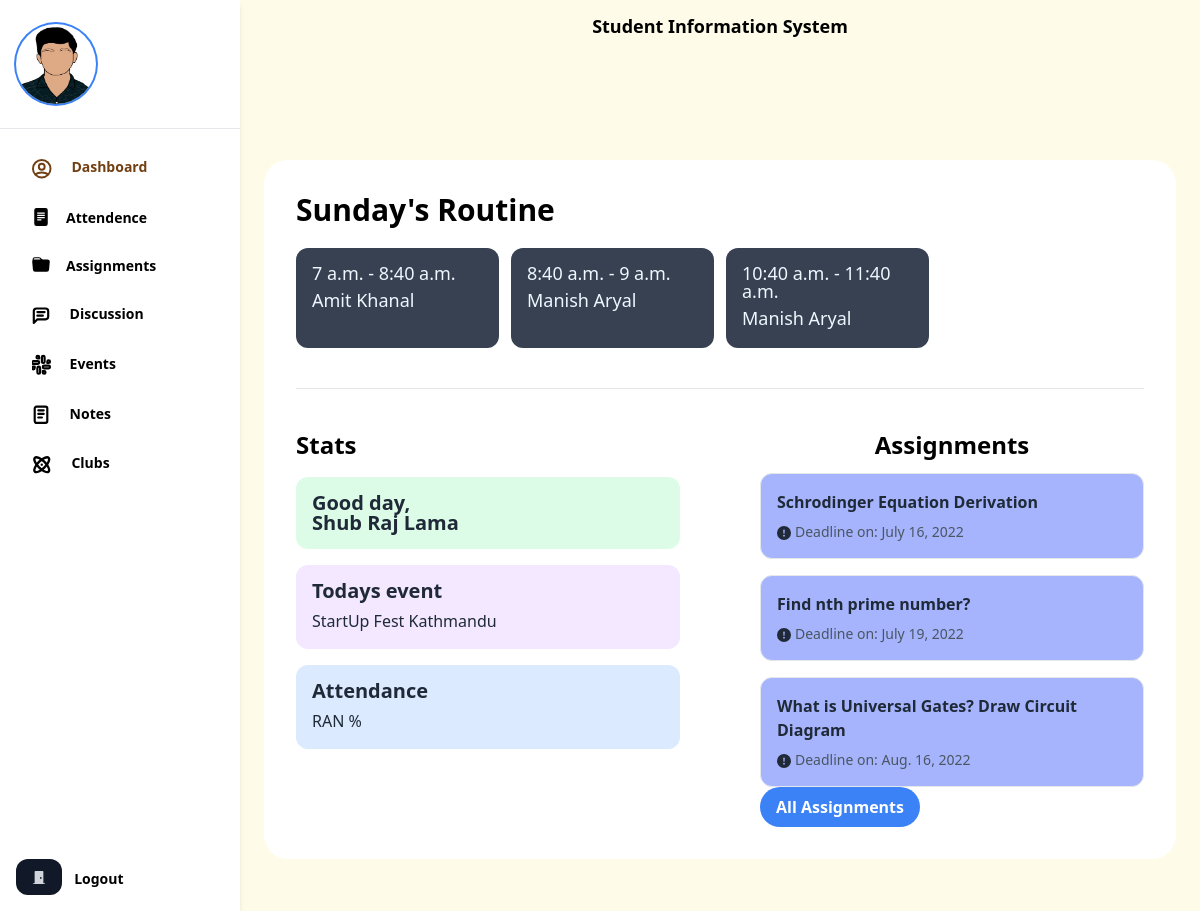
Page / (signed in) on the committed database.
### webapp/models/college.py (models this page shows, shortened)
class Routine(models.Model):
    teacher = models.ForeignKey(USER, on_delete=models.CASCADE,
                                related_name="routine", related_query_name="has_routine")
    semester = models.ForeignKey(Semester, on_delete=models.CASCADE,
                                 related_name="routine", related_query_name="has_routine")
    starts = models.TimeField()
    ends = models.TimeField()
    day_of_week = models.CharField(
        choices=DAYS_OF_WEEK, max_length=3, db_index=True)
    created_at = models.DateField(default=timezone.now, editable=False)
    updated_at = models.DateField(default=timezone.now, editable=False)
    class Meta:
        ordering = ("starts",)

class Semester(models.Model):
    department = models.ForeignKey(Department, on_delete=models.CASCADE,
                                   related_name="semester", related_query_name="has_semester")
    year = models.IntegerField(
        validators=[validators.validate_year, ], db_index=True)
    room = models.CharField(max_length=5, db_index=True)
    cr = models.OneToOneField(USER, on_delete=models.SET_NULL,
                              related_name="+", null=True, related_query_name="+", validators=[validators.validate_student, ]
                              )

class Event(models.Model):
    topic = models.CharField(max_length=100)
    image = models.ImageField(upload_to="images/events/%Y-%m-%d")
    description = models.TextField()
    happening = models.DateTimeField()
    added_at = models.DateTimeField(default=timezone.now, editable=False)
    objects = EventManager()
    class Meta:
        ordering = ("happening",)

class Assignment(models.Model):
    topic = models.CharField(max_length=100, db_index=True)
    semester = models.ForeignKey(Semester,
                                 on_delete=models.CASCADE,
                                 related_name="assignment",
                                 related_query_name="has_assignment")
    image = models.ImageField(
        upload_to=utils.upload_directory_path, null=True, blank=True)
    description = models.TextField(null=True)
    upload = models.FileField(
        upload_to=utils.upload_directory_path, null=True, blank=True)
    teacher = models.ForeignKey(
        USER, on_delete=models.CASCADE, related_name="+", related_query_name="+", validators=[validators.validate_teacher, ])
    objects = AssignmentManager()
    due_date = models.DateField(db_index=True)
    assigned_at = models.DateField(default=timezone.now, editable=False)
    class Meta:
        ordering = ("due_date",)
        constraints = [
            models.UniqueConstraint(
                "topic", "semester", "teacher", name="unique_semester_topic_teacher"),
        ]

### webapp/models/main.py (models this page shows, shortened)
class CustomUser(AbstractUser):
    email = models.EmailField()
    address = models.CharField(max_length=100)
    mobile_no = models.CharField(max_length=100)
    profile = models.ImageField(upload_to='images/profiles')
    is_teacher = models.BooleanField(default=False)
    semester = models.ForeignKey("Semester", on_delete=models.SET_NULL,
                                 related_name="student", related_query_name="has_student", null=True,blank=True)
    def __str__(self):
        return f"{self.get_full_name()}"

### webapp/views.py (the view)
# urls.py: path("", views.HomeView.as_view(), name="dashboard"),
class HomeView(LoginRequiredMixin, TemplateView):
    template_name = "webapp/index.html"
    def get(self, request, *args, **kwargs):
        today = timezone.now().date().strftime("%a").lower()
        today = "sun" if today == "sat" else today
        user = request.user
        if not user.is_teacher:
            context = {
                "routines": user.semester.routine.filter(day_of_week=today),
                "events":Event.objects.filter(happening__date=timezone.now()),
                "remaining_assignments": user.semester.assignment.all().get_upcoming()
            }
        else:
            context = {
                "routines": user.routine.filter(day_of_week=today),
                "assignments": Submission.objects.filter(assignment__teacher=user, status="p")
            }
            self.template_name = "webapp/teacher_index.html"
        return render(request, self.template_name, context)

### webapp/models/essentials.py (called while the page is built)
    def get_upcoming(self):
        return self.filter(due_date__gte=timezone.now())

    def get_queryset(self):
        return AssignmentQuerySet(self.model)

### webapp/templates/webapp/index.html (shortened to what this page needs)
{% extends 'webapp/_base.html' %}
{% block content %}
<header class="fixed right-0 top-0 left-60 bg-yellow-50 py-3 px-4 h-16">
    <div class="max-w-4xl mx-auto">
        <div class="flex items-center justify-between">
            <div class="text-lg font-bold">Student Information System</div>
        </div>
    </div>
</header>
{% include "webapp/_sidebar.html" with current="dash" %}
<main class="ml-60 pt-16 max-h-screen overflow-auto">
    <div class="px-6 py-8">
        <div class="max-w-6xl mx-auto">
            <div class="bg-white rounded-3xl p-8 mb-5">
                <h1 class="text-3xl font-bold mb-5">{{routines.0.get_day_of_week_display}}'s Routine</h1>
                <div class="grid grid-cols-4 gap-3">
                    {% for routine in routines %}
                    <div class="p-4 bg-gray-700 rounded-xl text-blue-50">
                        <div class="text-lg leading-none">{{routine.starts}} - {{routine.ends}}</div>
                        <div class="mt-1 text-lg font-medium">{{routine.teacher}}</div>
                    </div>
                    {% endfor %}
                </div>
                <hr class="my-10" />
                <div class="grid grid-cols-2 gap-x-20">
                    <div>
                        <h2 class="text-2xl font-bold mb-4">Stats</h2>
                        <div class="grid grid-cols-2 gap-4">
                            <div class="col-span-2">
                                <div class="p-4 bg-green-100 rounded-xl">
                                    <div class="font-bold text-xl text-gray-800 leading-none">
                                        Good day, <br />{{user}}
                                    </div>
                                </div>
                            </div>
                            <div class="col-span-2">
                                <div class="p-4 bg-purple-100 rounded-xl text-gray-800">
                                    <div class="font-bold text-xl leading-none">
                                        Todays event
                                    </div>
                                    {% for event in events %}
                                    <div class="mt-2">{{event.topic}}</div>
                                    {% empty %}
                                    <div class="mt-2">None</div>
                                    {% endfor %}
                                </div>
                            </div>
                            <div class="col-span-2">
                                <div class="p-4 bg-blue-100 rounded-xl text-gray-800">
                                    <div class="font-bold text-xl leading-none">
                                        Attendance
                                    </div>
                                    <div class="mt-2">RAN %</div>
                                </div>
                            </div>
                        </div>
                    </div>
                    <div class="place-items-center">
                        <h2 class="text-2xl font-bold mb-3">Assignments</h2>
                        <div class="space-y-4">
                            {% for assignment in remaining_assignments %}
                            <div class="p-4 bg-indigo-300 border rounded-xl text-gray-800 space-y-2">
                                <a href="javascript:void(0)" class="font-bold">{{assignment.topic}}</a>
                                <div class="text-sm text-gray-600">
                                    Deadline on: {{assignment.due_date}}
                                </div>
                            </div>
                            {% endfor %}
                            <a href="{% url 'app_webapp:assignment' %}"><button
                                    class="bg-blue-500 hover:bg-blue-700 text-white font-bold py-2 px-4 rounded-full">
                                    All Assignments
                                </button>
                            </a>
                        </div>
                    </div>
                </div>
            </div>
        </div>
    </div>
</main>
{% endblock content %}

### rows in the picture
Routine: semester+day_of_week "Sunday", starts "7 a.m.", ends "8:40 a.m.", teacher "Amit Khanal"
Routine: starts "8:40 a.m.", ends "9 a.m.", teacher "Manish Aryal"
Routine: starts "10:40 a.m.", ends "11:40 a.m.", teacher "Manish Aryal"
CustomUser: first_name+last_name "Shub Raj Lama"
Event: topic "StartUp Fest Kathmandu"
Assignment: topic "Schrodinger Equation Derivation", due_date "July 16, 2022"
Assignment: topic "Find nth prime number?", due_date "July 19, 2022"
Assignment: topic "What is Universal Gates? Draw Circuit Diagram", due_date "Aug. 16, 2022"
